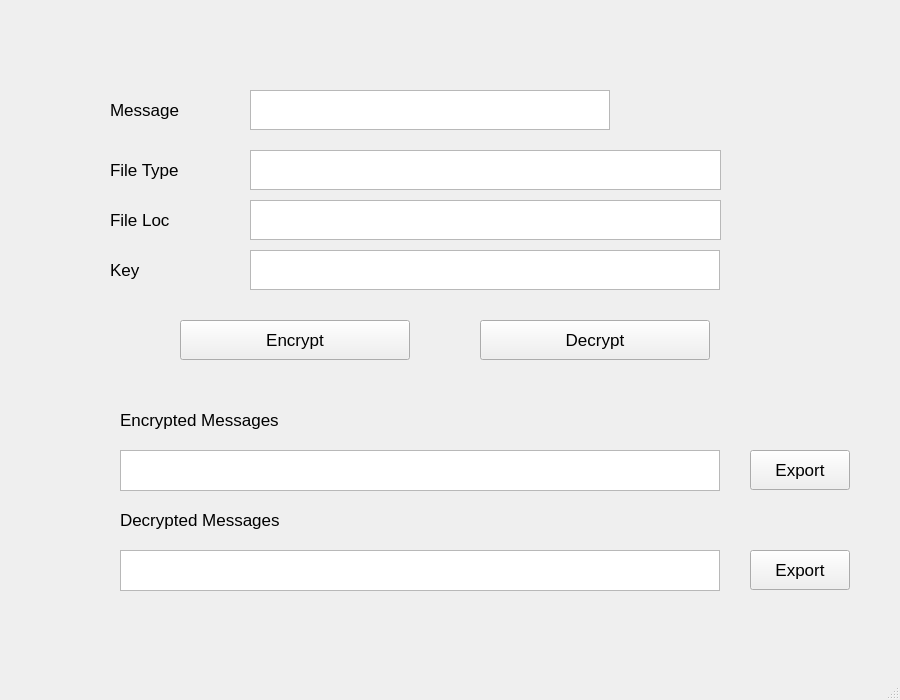
<?xml version="1.0" encoding="UTF-8"?>
<ui version="4.0">
 <class>MainWindow</class>
 <widget class="QMainWindow" name="MainWindow">
  <property name="geometry">
   <rect>
    <x>0</x>
    <y>0</y>
    <width>900</width>
    <height>700</height>
   </rect>
  </property>
  <property name="windowTitle">
   <string>MainWindow</string>
  </property>
  <widget class="QWidget" name="centralwidget">
   <widget class="QPushButton" name="exp">
    <property name="geometry">
     <rect>
      <x>750</x>
      <y>550</y>
      <width>100</width>
      <height>40</height>
     </rect>
    </property>
    <property name="font">
     <font>
      <pointsize>13</pointsize>
     </font>
    </property>
    <property name="text">
     <string>Export</string>
    </property>
   </widget>
   <widget class="QLabel" name="label">
    <property name="geometry">
     <rect>
      <x>110</x>
      <y>90</y>
      <width>130</width>
      <height>40</height>
     </rect>
    </property>
    <property name="font">
     <font>
      <pointsize>13</pointsize>
     </font>
    </property>
    <property name="text">
     <string>Message</string>
    </property>
   </widget>
   <widget class="QLabel" name="label_2">
    <property name="geometry">
     <rect>
      <x>110</x>
      <y>250</y>
      <width>130</width>
      <height>40</height>
     </rect>
    </property>
    <property name="font">
     <font>
      <pointsize>13</pointsize>
     </font>
    </property>
    <property name="text">
     <string>Key</string>
    </property>
   </widget>
   <widget class="QLabel" name="label_6">
    <property name="geometry">
     <rect>
      <x>240</x>
      <y>30</y>
      <width>441</width>
      <height>40</height>
     </rect>
    </property>
    <property name="font">
     <font>
      <pointsize>13</pointsize>
     </font>
    </property>
    <property name="text">
     <string/>
    </property>
    <property name="alignment">
     <set>Qt::AlignCenter</set>
    </property>
   </widget>
   <widget class="QLabel" name="label_5">
    <property name="geometry">
     <rect>
      <x>120</x>
      <y>500</y>
      <width>301</width>
      <height>40</height>
     </rect>
    </property>
    <property name="font">
     <font>
      <pointsize>13</pointsize>
     </font>
    </property>
    <property name="text">
     <string>Decrypted Messages</string>
    </property>
   </widget>
   <widget class="QPushButton" name="encrypt">
    <property name="geometry">
     <rect>
      <x>180</x>
      <y>320</y>
      <width>230</width>
      <height>40</height>
     </rect>
    </property>
    <property name="font">
     <font>
      <pointsize>13</pointsize>
     </font>
    </property>
    <property name="text">
     <string>Encrypt</string>
    </property>
   </widget>
   <widget class="QTextEdit" name="textEdit">
    <property name="geometry">
     <rect>
      <x>250</x>
      <y>90</y>
      <width>360</width>
      <height>40</height>
     </rect>
    </property>
    <property name="font">
     <font>
      <pointsize>16</pointsize>
     </font>
    </property>
    <property name="styleSheet">
     <string notr="true">font-size:16pt</string>
    </property>
    <property name="html">
     <string>&lt;!DOCTYPE HTML PUBLIC &quot;-//W3C//DTD HTML 4.0//EN&quot; &quot;http://www.w3.org/TR/REC-html40/strict.dtd&quot;&gt;
&lt;html&gt;&lt;head&gt;&lt;meta name=&quot;qrichtext&quot; content=&quot;1&quot; /&gt;&lt;style type=&quot;text/css&quot;&gt;
p, li { white-space: pre-wrap; }
&lt;/style&gt;&lt;/head&gt;&lt;body style=&quot; font-family:'MS Shell Dlg 2'; font-size:16pt; font-weight:400; font-style:normal;&quot;&gt;
&lt;p style=&quot;-qt-paragraph-type:empty; margin-top:0px; margin-bottom:0px; margin-left:0px; margin-right:0px; -qt-block-indent:0; text-indent:0px; font-size:8.25pt;&quot;&gt;&lt;br /&gt;&lt;/p&gt;&lt;/body&gt;&lt;/html&gt;</string>
    </property>
   </widget>
   <widget class="QTextEdit" name="textEdit_2">
    <property name="geometry">
     <rect>
      <x>250</x>
      <y>250</y>
      <width>470</width>
      <height>40</height>
     </rect>
    </property>
    <property name="font">
     <font>
      <pointsize>16</pointsize>
     </font>
    </property>
    <property name="styleSheet">
     <string notr="true">font-size:16pt</string>
    </property>
    <property name="html">
     <string>&lt;!DOCTYPE HTML PUBLIC &quot;-//W3C//DTD HTML 4.0//EN&quot; &quot;http://www.w3.org/TR/REC-html40/strict.dtd&quot;&gt;
&lt;html&gt;&lt;head&gt;&lt;meta name=&quot;qrichtext&quot; content=&quot;1&quot; /&gt;&lt;style type=&quot;text/css&quot;&gt;
p, li { white-space: pre-wrap; }
&lt;/style&gt;&lt;/head&gt;&lt;body style=&quot; font-family:'MS Shell Dlg 2'; font-size:16pt; font-weight:400; font-style:normal;&quot;&gt;
&lt;p style=&quot;-qt-paragraph-type:empty; margin-top:0px; margin-bottom:0px; margin-left:0px; margin-right:0px; -qt-block-indent:0; text-indent:0px; font-size:8.25pt;&quot;&gt;&lt;br /&gt;&lt;/p&gt;&lt;/body&gt;&lt;/html&gt;</string>
    </property>
   </widget>
   <widget class="QLabel" name="label_4">
    <property name="geometry">
     <rect>
      <x>120</x>
      <y>400</y>
      <width>301</width>
      <height>40</height>
     </rect>
    </property>
    <property name="font">
     <font>
      <pointsize>13</pointsize>
     </font>
    </property>
    <property name="text">
     <string>Encrypted Messages</string>
    </property>
   </widget>
   <widget class="QTextBrowser" name="textBrowser">
    <property name="geometry">
     <rect>
      <x>120</x>
      <y>450</y>
      <width>600</width>
      <height>41</height>
     </rect>
    </property>
    <property name="font">
     <font>
      <pointsize>16</pointsize>
     </font>
    </property>
    <property name="styleSheet">
     <string notr="true">font-size:16pt</string>
    </property>
    <property name="html">
     <string>&lt;!DOCTYPE HTML PUBLIC &quot;-//W3C//DTD HTML 4.0//EN&quot; &quot;http://www.w3.org/TR/REC-html40/strict.dtd&quot;&gt;
&lt;html&gt;&lt;head&gt;&lt;meta name=&quot;qrichtext&quot; content=&quot;1&quot; /&gt;&lt;style type=&quot;text/css&quot;&gt;
p, li { white-space: pre-wrap; }
&lt;/style&gt;&lt;/head&gt;&lt;body style=&quot; font-family:'MS Shell Dlg 2'; font-size:16pt; font-weight:400; font-style:normal;&quot;&gt;
&lt;p style=&quot;-qt-paragraph-type:empty; margin-top:0px; margin-bottom:0px; margin-left:0px; margin-right:0px; -qt-block-indent:0; text-indent:0px;&quot;&gt;&lt;br /&gt;&lt;/p&gt;&lt;/body&gt;&lt;/html&gt;</string>
    </property>
   </widget>
   <widget class="QTextBrowser" name="textBrowser_2">
    <property name="geometry">
     <rect>
      <x>120</x>
      <y>550</y>
      <width>600</width>
      <height>41</height>
     </rect>
    </property>
    <property name="font">
     <font>
      <pointsize>16</pointsize>
     </font>
    </property>
    <property name="styleSheet">
     <string notr="true">font-size:16pt</string>
    </property>
    <property name="html">
     <string>&lt;!DOCTYPE HTML PUBLIC &quot;-//W3C//DTD HTML 4.0//EN&quot; &quot;http://www.w3.org/TR/REC-html40/strict.dtd&quot;&gt;
&lt;html&gt;&lt;head&gt;&lt;meta name=&quot;qrichtext&quot; content=&quot;1&quot; /&gt;&lt;style type=&quot;text/css&quot;&gt;
p, li { white-space: pre-wrap; }
&lt;/style&gt;&lt;/head&gt;&lt;body style=&quot; font-family:'MS Shell Dlg 2'; font-size:16pt; font-weight:400; font-style:normal;&quot;&gt;
&lt;p style=&quot;-qt-paragraph-type:empty; margin-top:0px; margin-bottom:0px; margin-left:0px; margin-right:0px; -qt-block-indent:0; text-indent:0px;&quot;&gt;&lt;br /&gt;&lt;/p&gt;&lt;/body&gt;&lt;/html&gt;</string>
    </property>
   </widget>
   <widget class="QLabel" name="label_7">
    <property name="geometry">
     <rect>
      <x>110</x>
      <y>150</y>
      <width>130</width>
      <height>40</height>
     </rect>
    </property>
    <property name="font">
     <font>
      <pointsize>13</pointsize>
     </font>
    </property>
    <property name="text">
     <string>File Type</string>
    </property>
   </widget>
   <widget class="QTextEdit" name="textEdit_3">
    <property name="geometry">
     <rect>
      <x>250</x>
      <y>150</y>
      <width>471</width>
      <height>40</height>
     </rect>
    </property>
    <property name="font">
     <font>
      <pointsize>16</pointsize>
     </font>
    </property>
    <property name="styleSheet">
     <string notr="true">font-size:16pt</string>
    </property>
    <property name="html">
     <string>&lt;!DOCTYPE HTML PUBLIC &quot;-//W3C//DTD HTML 4.0//EN&quot; &quot;http://www.w3.org/TR/REC-html40/strict.dtd&quot;&gt;
&lt;html&gt;&lt;head&gt;&lt;meta name=&quot;qrichtext&quot; content=&quot;1&quot; /&gt;&lt;style type=&quot;text/css&quot;&gt;
p, li { white-space: pre-wrap; }
&lt;/style&gt;&lt;/head&gt;&lt;body style=&quot; font-family:'MS Shell Dlg 2'; font-size:16pt; font-weight:400; font-style:normal;&quot;&gt;
&lt;p style=&quot;-qt-paragraph-type:empty; margin-top:0px; margin-bottom:0px; margin-left:0px; margin-right:0px; -qt-block-indent:0; text-indent:0px; font-size:8.25pt;&quot;&gt;&lt;br /&gt;&lt;/p&gt;&lt;/body&gt;&lt;/html&gt;</string>
    </property>
   </widget>
   <widget class="QTextEdit" name="textEdit_4">
    <property name="geometry">
     <rect>
      <x>250</x>
      <y>200</y>
      <width>471</width>
      <height>40</height>
     </rect>
    </property>
    <property name="font">
     <font>
      <pointsize>16</pointsize>
     </font>
    </property>
    <property name="styleSheet">
     <string notr="true">font-size:16pt</string>
    </property>
    <property name="html">
     <string>&lt;!DOCTYPE HTML PUBLIC &quot;-//W3C//DTD HTML 4.0//EN&quot; &quot;http://www.w3.org/TR/REC-html40/strict.dtd&quot;&gt;
&lt;html&gt;&lt;head&gt;&lt;meta name=&quot;qrichtext&quot; content=&quot;1&quot; /&gt;&lt;style type=&quot;text/css&quot;&gt;
p, li { white-space: pre-wrap; }
&lt;/style&gt;&lt;/head&gt;&lt;body style=&quot; font-family:'MS Shell Dlg 2'; font-size:16pt; font-weight:400; font-style:normal;&quot;&gt;
&lt;p style=&quot;-qt-paragraph-type:empty; margin-top:0px; margin-bottom:0px; margin-left:0px; margin-right:0px; -qt-block-indent:0; text-indent:0px; font-size:8.25pt;&quot;&gt;&lt;br /&gt;&lt;/p&gt;&lt;/body&gt;&lt;/html&gt;</string>
    </property>
   </widget>
   <widget class="QLabel" name="label_8">
    <property name="geometry">
     <rect>
      <x>110</x>
      <y>200</y>
      <width>130</width>
      <height>40</height>
     </rect>
    </property>
    <property name="font">
     <font>
      <pointsize>13</pointsize>
     </font>
    </property>
    <property name="text">
     <string>File Loc</string>
    </property>
   </widget>
   <widget class="QPushButton" name="decrypt">
    <property name="geometry">
     <rect>
      <x>480</x>
      <y>320</y>
      <width>230</width>
      <height>40</height>
     </rect>
    </property>
    <property name="font">
     <font>
      <pointsize>13</pointsize>
     </font>
    </property>
    <property name="text">
     <string>Decrypt</string>
    </property>
   </widget>
   <widget class="QPushButton" name="exp_2">
    <property name="geometry">
     <rect>
      <x>750</x>
      <y>450</y>
      <width>100</width>
      <height>40</height>
     </rect>
    </property>
    <property name="font">
     <font>
      <pointsize>13</pointsize>
     </font>
    </property>
    <property name="text">
     <string>Export</string>
    </property>
   </widget>
  </widget>
  <widget class="QMenuBar" name="menubar">
   <property name="geometry">
    <rect>
     <x>0</x>
     <y>0</y>
     <width>900</width>
     <height>31</height>
    </rect>
   </property>
  </widget>
  <widget class="QStatusBar" name="statusbar"/>
 </widget>
 <resources/>
 <connections/>
</ui>
